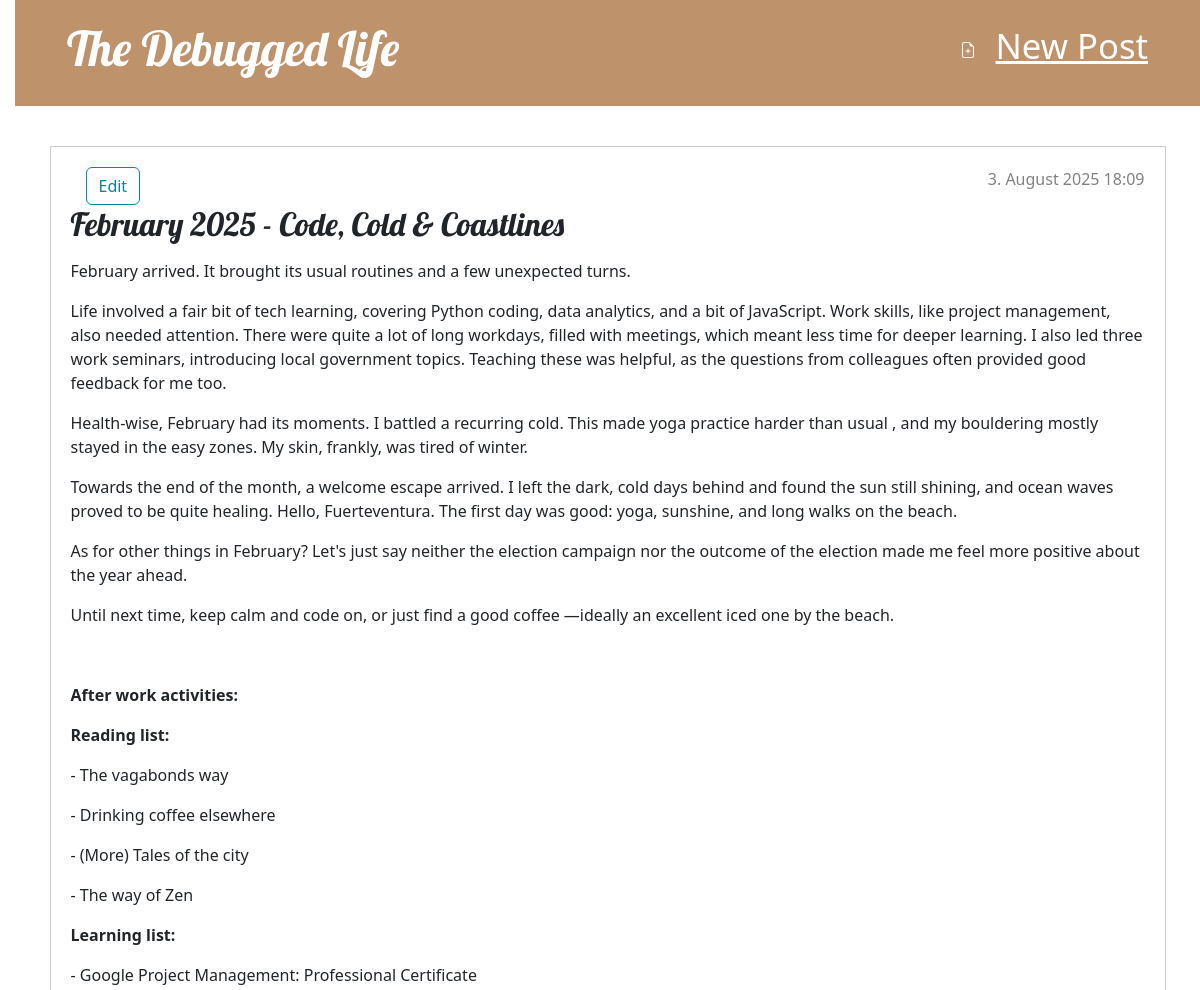
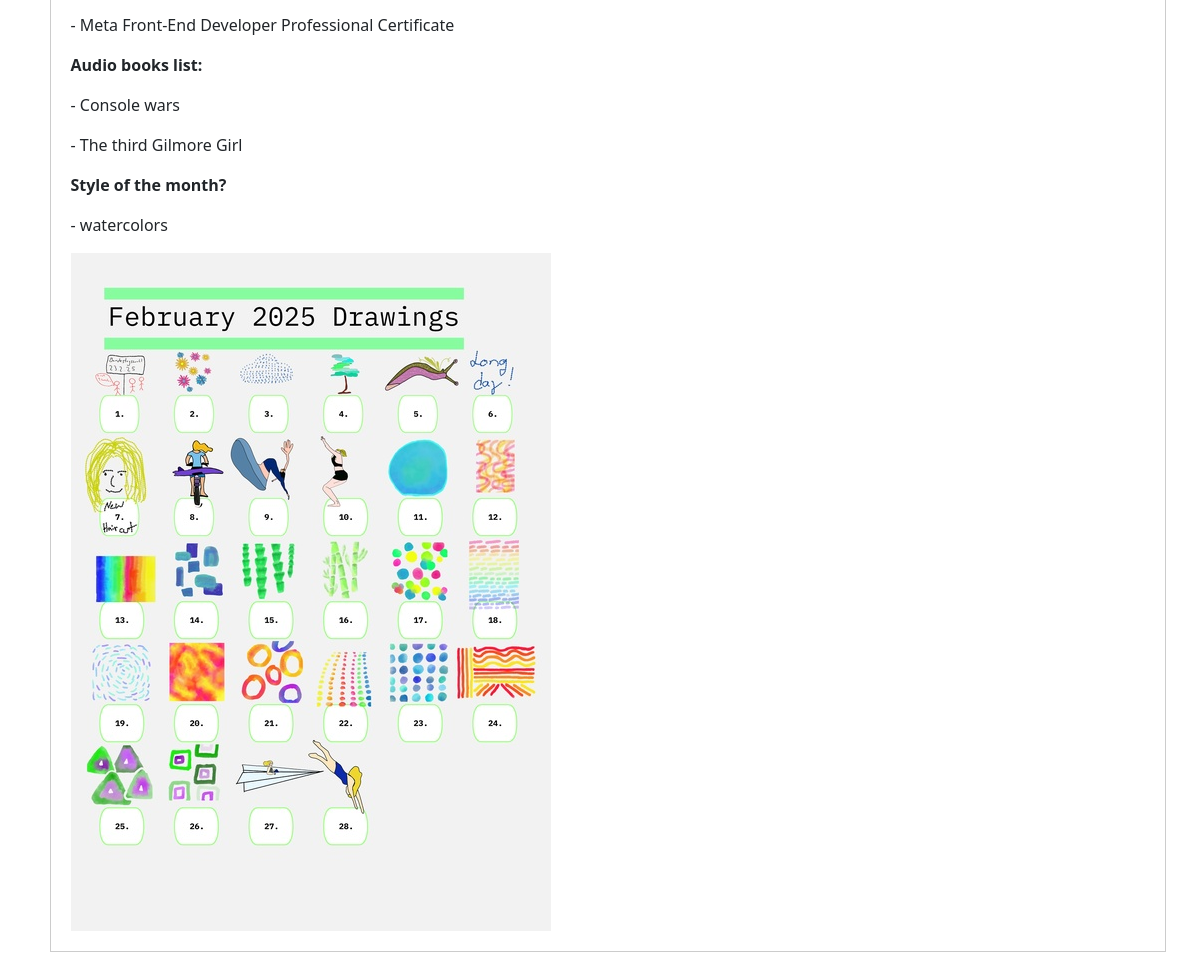
The app's page /post/14/ with its own data (2 pictures, top to bottom).
### blog/models.py (models this page shows, shortened)
class Post(models.Model):
    author = models.ForeignKey(settings.AUTH_USER_MODEL, on_delete=models.CASCADE)
    title = models.CharField(max_length=200)
    text = RichTextField()
    image = models.ImageField(upload_to='images/', blank=True, null=True)
    created_date = models.DateTimeField(default=timezone.now)
    published_date = models.DateTimeField(blank=True, null=True)

### blog/views.py (the view)
# urls.py: path('post/<int:pk>/', views.post_detail, name='post_detail'),
def post_detail(request, pk):
    post = get_object_or_404(Post, pk=pk)
    return render(request, 'blog/post_detail.html', {'post': post})

### blog/templates/blog/post_detail.html
{% extends 'blog/base.html' %}
{% block content %}
    <article class="post">
        {% if post.published_date %}
            <time class="date">
                {{ post.published_date }}
            </time>
        {% endif %}
        <a class="btn btn-secondary" href="{% url 'post_edit' pk=post.pk %}">Edit</a>
        <h2>{{ post.title }}</h2>
        <p>{{ post.text|safe }}</p>
        {% if post.image %}
            <img src="{{ post.image.url }}" alt="{{ post.title }}">
        {% endif %}
    </article>
{% endblock %}

### blog/static/css/blog.css (style rules this page uses)
body { padding-left: 15px; }
h1, h2, h3, h4 { font-family: 'Lobster', cursive; }
.date { color: #828282; }
.post { margin-bottom: 70px; border: 1px solid #ccc; padding: 20px; overflow: auto; }
.post > .date, .post > .actions { float: right; }
.btn-secondary, .btn-secondary:visited { color: #0883A1; background: none; border-color: #0883A1; margin-left: 15px; }

### records on screen
Post: published_date "3. August 2025 18:09", title "February 2025 - Code, Cold & Coastlines", text "February arrived. It brought its usual routines and a few unexpected turns. Life involved a fair bit of tech learning, covering Python coding, data analytics, and a bit of JavaScript. Work skills, like project management, also needed attention. There were quite a lot of long workdays, filled with meetings, which meant less time for deeper learning. I also led three work seminars, introducing local government topics. Teaching these was helpful, as the questions from colleagues often provided good feedback for me too. Health-wise, February had its moments. I battled a recurring cold. This made yoga practice harder than usual , and my bouldering mostly stayed in the easy zones. My skin,…", image (picture)
